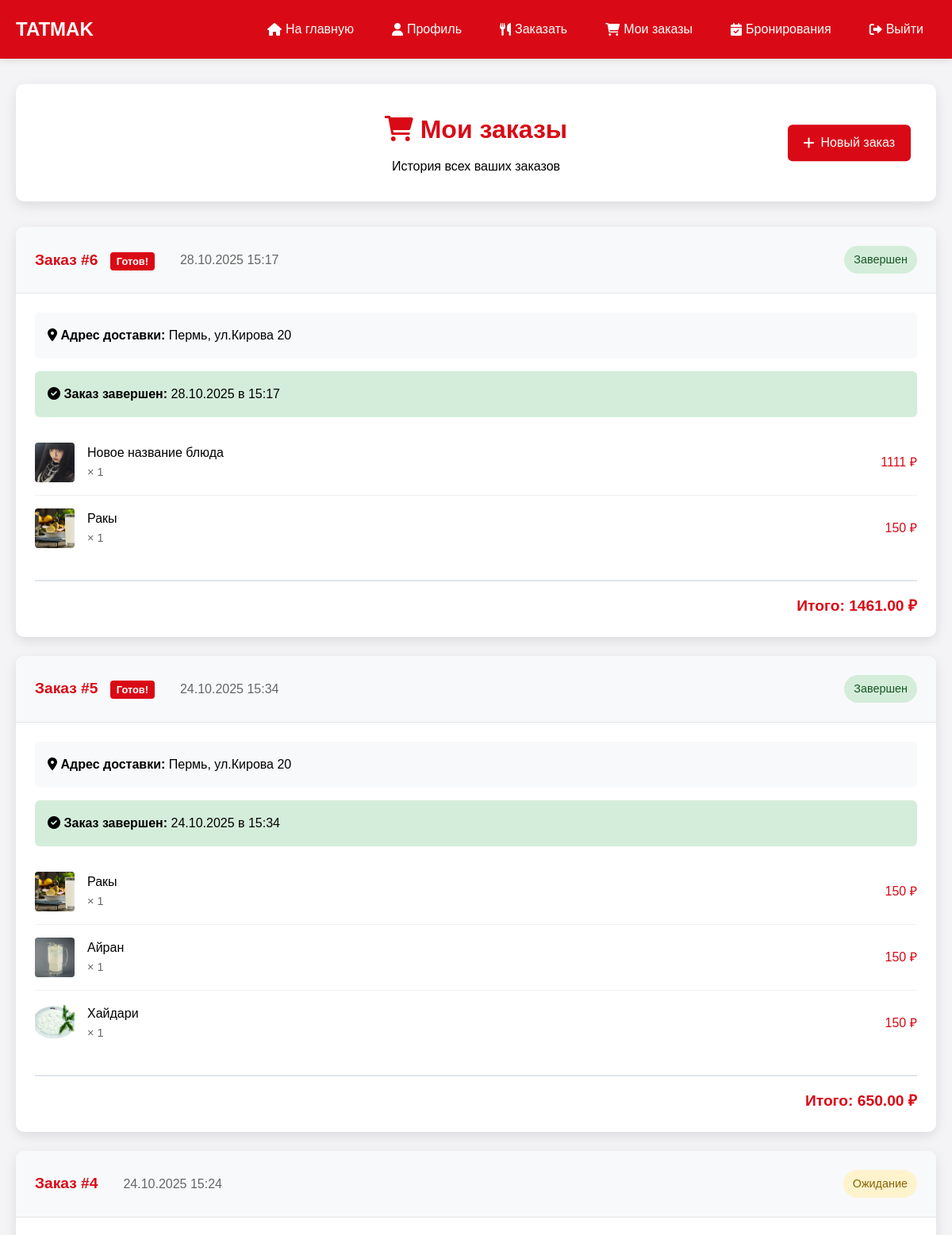
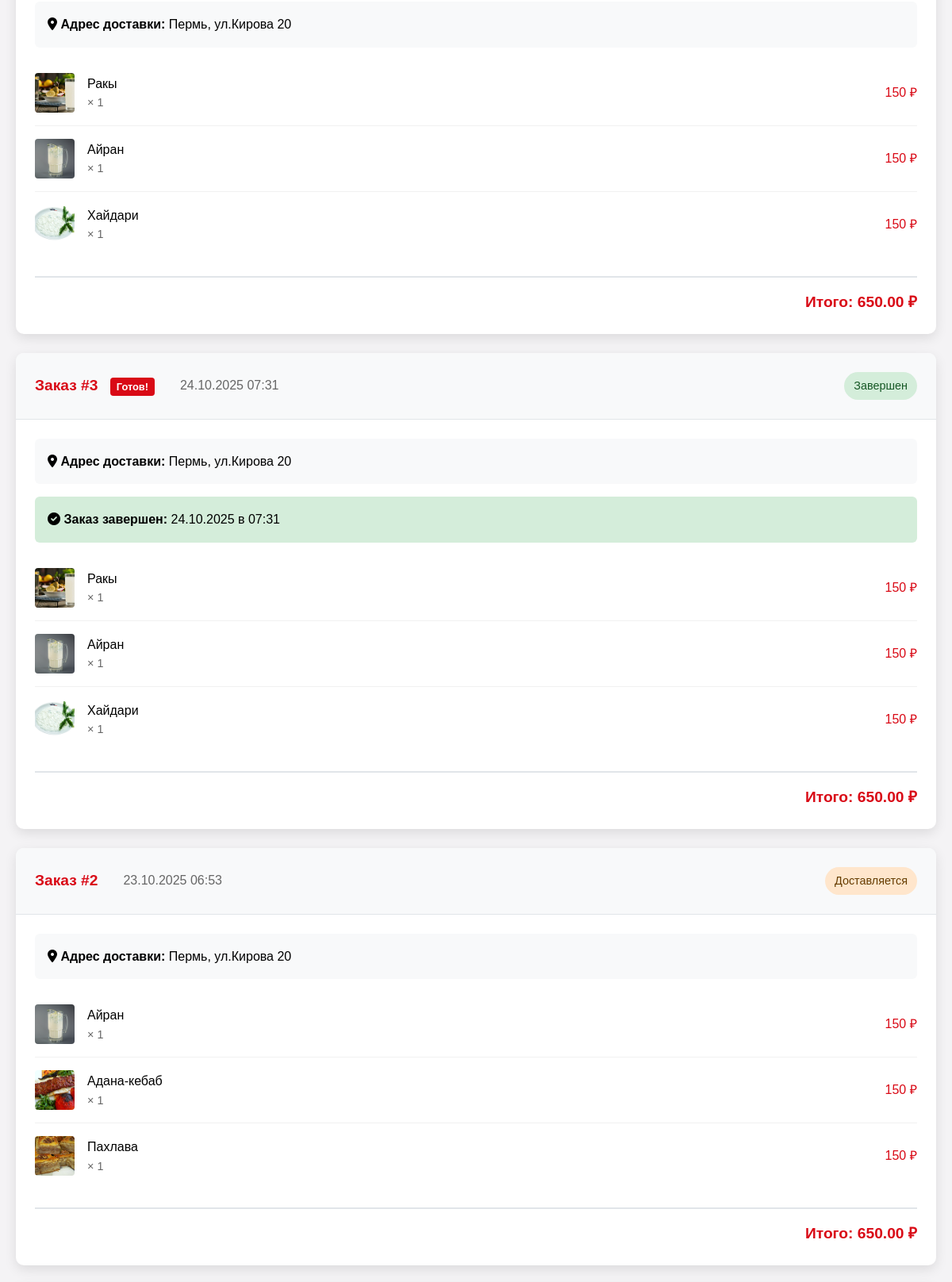
Screenshot of /user/orders.php (signed in, upper part) with the database file from the repository (2 pictures, top to bottom).
### tables this page shows
CREATE TABLE `orders` (
  `id` int NOT NULL,
  `customer_name` varchar(100) DEFAULT NULL,
  `customer_phone` varchar(20) DEFAULT NULL,
  `customer_address` text,
  `total_amount` decimal(10,2) DEFAULT NULL,
  `status` enum('pending','confirmed','preparing','delivering','completed','cancelled') DEFAULT 'pending',
  `created_at` timestamp NULL DEFAULT CURRENT_TIMESTAMP
);

CREATE TABLE `order_items` (
  `id` int NOT NULL,
  `order_id` int DEFAULT NULL,
  `dish_id` int DEFAULT NULL,
  `quantity` int DEFAULT NULL,
  `price` decimal(10,2) DEFAULT NULL
);

CREATE TABLE `dishes` (
  `id` int NOT NULL,
  `category_id` int DEFAULT NULL,
  `name` varchar(200) NOT NULL,
  `description` text,
  `price` decimal(10,2) NOT NULL,
  `weight` varchar(50) DEFAULT NULL,
  `image` varchar(255) DEFAULT NULL,
  `is_available` tinyint(1) DEFAULT '1',
  `created_at` timestamp NULL DEFAULT CURRENT_TIMESTAMP
);

### user/orders.php (the view, shortened to what this page needs)
<?php
$database = new Database();
$db = $database->getConnection();
$user_id = $_SESSION['user_id'];
$user_query = "SELECT * FROM users WHERE id = ?";
$user_stmt = $db->prepare($user_query);
$user_stmt->execute([$user_id]);
$user = $user_stmt->fetch(PDO::FETCH_ASSOC);
$orders_query = "SELECT * FROM orders WHERE customer_phone = ? ORDER BY created_at DESC";
$orders_stmt = $db->prepare($orders_query);
$orders_stmt->execute([$user['phone']]);
$orders = $orders_stmt->fetchAll(PDO::FETCH_ASSOC);
foreach ($orders as &$order) {
    $items_query = "SELECT oi.*, d.name, d.price, d.image FROM order_items oi
                   LEFT JOIN dishes d ON oi.dish_id = d.id
                   WHERE oi.order_id = ?";
    $items_stmt = $db->prepare($items_query);
    $items_stmt->execute([$order['id']]);
    $order['items'] = $items_stmt->fetchAll(PDO::FETCH_ASSOC);
}
?>
<!DOCTYPE html>
<html lang="ru">
<head>
    <link rel="stylesheet" href="https://cdnjs.cloudflare.com/ajax/libs/font-awesome/6.0.0/css/all.min.css">
</head>
<body>
    <header class="header">
        <div class="nav-container">
            <div class="logo">
                <a href="../index.php">TATMAK</a>
            </div>
            <div class="user-menu">
                <a href="../index.php"><i class="fas fa-home"></i> На главную</a>
                <a href="profile.php"><i class="fas fa-user"></i> Профиль</a>
                <a href="delivery.php"><i class="fas fa-utensils"></i> Заказать</a>
                <a href="orders.php">
                <i class="fas fa-shopping-cart"></i> Мои заказы
            </a>
                <a href="reservations.php"><i class="fas fa-calendar-check"></i> Бронирования</a>
                <a href="logout.php"><i class="fas fa-sign-out-alt"></i> Выйти</a>
            </div>
        </div>
    </header>
    <div class="container">
        <div class="page-header">
            <div>
                <h1><i class="fas fa-shopping-cart"></i> Мои заказы</h1>
                <p>История всех ваших заказов</p>
            </div>
            <a href="delivery.php" class="btn btn-success new-order-btn">
                <i class="fas fa-plus"></i> Новый заказ
            </a>
        </div>
        <?php if (empty($orders)): ?>
            <div class="empty-state">
                <i class="fas fa-shopping-cart"></i>
                <h3>У вас пока нет заказов</h3>
                <p>Сделайте свой первый заказ и он появится здесь</p>
                <a href="delivery.php" class="btn btn-primary">
                    <i class="fas fa-utensils"></i> Сделать первый заказ
                </a>
                <div class="quick-actions">
                    <div class="action-card">
                        <i class="fas fa-utensils"></i>
                        <h3>Заказ еды</h3>
                        <p>Закажите вкусную еду с доставкой на дом</p>
                        <a href="delivery.php" class="btn btn-primary">
                            <i class="fas fa-utensils"></i> Заказать
                        </a>
                    </div>
                    <div class="action-card">
                        <i class="fas fa-calendar-check"></i>
                        <h3>Бронирование</h3>
                        <p>Забронируйте столик в нашем ресторане</p>
                        <a href="reservations.php" class="btn btn-primary">
                            <i class="fas fa-calendar-plus"></i> Забронировать
                        </a>
                    </div>
                    <div class="action-card">
                        <i class="fas fa-list-alt"></i>
                        <h3>Меню</h3>
                        <p>Посмотрите наше меню и выберите блюда</p>
                        <a href="../index.php#menu" class="btn btn-primary">
                            <i class="fas fa-book-open"></i> Открыть меню
                        </a>
                    </div>
                </div>
            </div>
        <?php else: ?>
            <div class="orders-list">
                <?php foreach ($orders as $order): ?>
                    <div class="order-card">
                        <div class="order-header">
                            <div class="order-info">
                                <div class="order-number">
                                    Заказ #<?php echo $order['id']; ?>
                                    <?php if ($order['status'] === 'completed'): ?>
                                        <span class="ready-badge">Готов!</span>
                                    <?php endif; ?>
                                </div>
                                <div class="order-date">
                                    <?php echo date('d.m.Y H:i', strtotime($order['created_at'])); ?>
                                </div>
                            </div>
                            <div class="order-status status-<?php echo $order['status']; ?>">
                                <?php
                                $status_labels = [
                                    'pending' => 'Ожидание',
                                    'confirmed' => 'Подтвержден',
                                    'preparing' => 'Готовится',
                                    'delivering' => 'Доставляется',
                                    'completed' => 'Завершен',
                                    'cancelled' => 'Отменен'
                                ];
                                echo $status_labels[$order['status']] ?? $order['status'];
                                ?>
                            </div>
                        </div>
                        <div class="order-details">
                            <?php if (!empty($order['customer_address'])): ?>
                                <div class="order-address">
                                    <strong><i class="fas fa-map-marker-alt"></i> Адрес доставки:</strong>
                                    <?php echo htmlspecialchars($order['customer_address']); ?>
                                </div>
                            <?php endif; ?>
                            <?php if ($order['status'] === 'completed'): ?>
                                <div class="order-address" style="background: #d4edda; border-color: #c3e6cb;">
                                    <strong><i class="fas fa-check-circle"></i> Заказ завершен:</strong>
                                    <?php echo date('d.m.Y в H:i', strtotime($order['created_at'])); ?>
                                </div>
                            <?php endif; ?>
                            <div class="order-items">
                                <?php foreach ($order['items'] as $item): ?>
                                    <div class="order-item">
                                        <div class="item-info">
                                            <?php if (!empty($item['image'])): ?>
                                                <img src="../<?php echo $item['image']; ?>" alt="<?php echo htmlspecialchars($item['name']); ?>" class="item-image">
                                            <?php else: ?>
                                                <div class="no-image">Нет фото</div>
                                            <?php endif; ?>
                                            <div>
                                                <div class="item-name"><?php echo htmlspecialchars($item['name']); ?></div>
                                                <div class="item-quantity">× <?php echo $item['quantity']; ?></div>
                                            </div>
                                        </div>
                                        <div class="item-price"><?php echo $item['price'] * $item['quantity']; ?> ₽</div>
                                    </div>
                                <?php endforeach; ?>
                            </div>
                            <div class="order-total">
                                Итого: <?php echo $order['total_amount']; ?> ₽
                            </div>
                        </div>
                    </div>
                <?php endforeach; ?>
            </div>
        <?php endif; ?>
    </div>
</body>
</html>

### user/orders.php (style rules this page uses)
* { margin: 0; padding: 0; box-sizing: border-box; }
body { font-family: 'Arial', sans-serif; background: #F4F3F5; line-height: 1.6; }
.header { background: #D90A16; color: white; padding: 1rem 0; box-shadow: 0 2px 10px rgba(0,0,0,0.1); }
.nav-container { max-width: 1200px; margin: 0 auto; padding: 0 20px; display: flex; justify-content: space-between; align-items: center; }
.logo a { color: white; text-decoration: none; font-size: 1.5rem; font-weight: bold; }
.user-menu { display: flex; gap: 1rem; align-items: center; }
.user-menu a { color: white; text-decoration: none; padding: 8px 16px; border-radius: 5px; transition: background 0.3s; display: flex; align-items: center; gap: 5px; }
.container { max-width: 1200px; margin: 2rem auto; padding: 0 20px; }
.page-header { background: white; padding: 2rem; border-radius: 10px; box-shadow: 0 5px 15px rgba(0,0,0,0.1); margin-bottom: 2rem; text-align: center; position: relative; }
.page-header h1 { color: #D90A16; margin-bottom: 0.5rem; }
.new-order-btn { position: absolute; right: 2rem; top: 50%; transform: translateY(-50%); }
.orders-list { display: flex; flex-direction: column; gap: 1.5rem; }
.order-card { background: white; border-radius: 10px; box-shadow: 0 5px 15px rgba(0,0,0,0.1); overflow: hidden; }
.order-header { background: #f8f9fa; padding: 1.5rem; display: flex; justify-content: space-between; align-items: center; border-bottom: 1px solid #e1e5e9; }
.order-info { display: flex; gap: 2rem; align-items: center; }
.order-number { font-size: 1.2rem; font-weight: bold; color: #D90A16; }
.order-date { color: #666; }
.order-status { padding: 6px 12px; border-radius: 20px; font-size: 0.9rem; font-weight: 500; }
.status-pending { background: #fff3cd; color: #856404; }
.status-delivering { background: #ffe6cc; color: #663c00; }
.status-completed { background: #d4edda; color: #155724; }
.order-details { padding: 1.5rem; }
.order-items { margin-bottom: 1.5rem; }
.order-item { display: flex; justify-content: space-between; align-items: center; padding: 1rem 0; border-bottom: 1px solid #f1f1f1; }
.order-item:last-child { border-bottom: none; }
.item-info { display: flex; align-items: center; gap: 1rem; }
.item-image { width: 50px; height: 50px; border-radius: 4px; object-fit: cover; }
.item-name { font-weight: 500; }
.item-quantity { color: #666; font-size: 0.9rem; }
.item-price { font-weight: 500; color: #D90A16; }
.order-address { background: #f8f9fa; padding: 1rem; border-radius: 6px; margin-bottom: 1rem; }
.order-total { text-align: right; font-size: 1.2rem; font-weight: bold; color: #D90A16; padding-top: 1rem; border-top: 2px solid #e1e5e9; }
.btn { padding: 10px 20px; border: none; border-radius: 6px; font-size: 1rem; font-weight: 500; cursor: pointer; transition: all 0.3s; display: inline-flex; align-items: center; gap: 8px; text-decoration: none; }
.btn-success { background: #D90A16; color: white; }
.ready-badge { background: #D90A16; color: white; padding: 4px 8px; border-radius: 4px; font-size: 0.8rem; margin-left: 10px; }

### rows the page displays
orders: id "6", shows "Готов!", created_at "28.10.2025 15:17", status "Завершен", customer_address "Пермь, ул.Кирова 20", created_at "28.10.2025 в 15:17", total_amount "1461.00"
order_items: dish.image (picture), dish.name "Новое название блюда", quantity "1", $item['price'] * $item['quantity'] "1111"
order_items: dish.image (picture), dish.name "Ракы", quantity "1", $item['price'] * $item['quantity'] "150"
orders: id "5", shows "Готов!", created_at "24.10.2025 15:34", status "Завершен", customer_address "Пермь, ул.Кирова 20", created_at "24.10.2025 в 15:34", total_amount "650.00"
order_items: dish.image (picture), dish.name "Ракы", quantity "1", $item['price'] * $item['quantity'] "150"
order_items: dish.image (picture), dish.name "Айран", quantity "1", $item['price'] * $item['quantity'] "150"
order_items: dish.image (picture), dish.name "Хайдари", quantity "1", $item['price'] * $item['quantity'] "150"
orders: id "4", created_at "24.10.2025 15:24", status "Ожидание", customer_address "Пермь, ул.Кирова 20", total_amount "650.00"
order_items: dish.image (picture), dish.name "Ракы", quantity "1", $item['price'] * $item['quantity'] "150"
order_items: dish.image (picture), dish.name "Айран", quantity "1", $item['price'] * $item['quantity'] "150"
order_items: dish.image (picture), dish.name "Хайдари", quantity "1", $item['price'] * $item['quantity'] "150"
orders: id "3", shows "Готов!", created_at "24.10.2025 07:31", status "Завершен", customer_address "Пермь, ул.Кирова 20", created_at "24.10.2025 в 07:31", total_amount "650.00"
order_items: dish.image (picture), dish.name "Ракы", quantity "1", $item['price'] * $item['quantity'] "150"
order_items: dish.image (picture), dish.name "Айран", quantity "1", $item['price'] * $item['quantity'] "150"
order_items: dish.image (picture), dish.name "Хайдари", quantity "1", $item['price'] * $item['quantity'] "150"
orders: id "2", created_at "23.10.2025 06:53", status "Доставляется", customer_address "Пермь, ул.Кирова 20", total_amount "650.00"
order_items: dish.image (picture), dish.name "Айран", quantity "1", $item['price'] * $item['quantity'] "150"
order_items: dish.image (picture), dish.name "Адана-кебаб", quantity "1", $item['price'] * $item['quantity'] "150"
order_items: dish.image (picture), dish.name "Пахлава", quantity "1", $item['price'] * $item['quantity'] "150"
